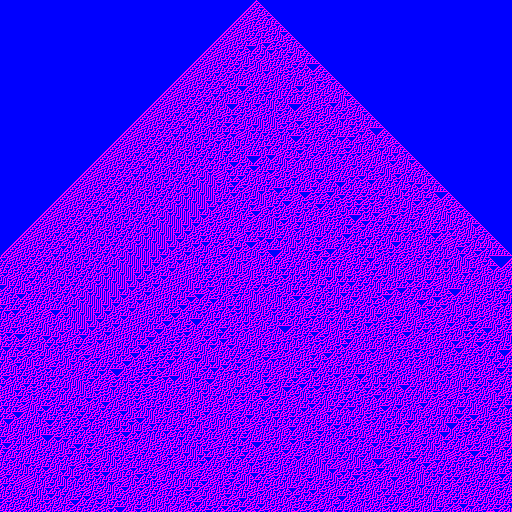
#> input picture quantum-image-gen/quantum_test.png, 512 x 512 px, given as the content of the folder ers/Administrator/Datasets/utopian_clean_city/quantum images, which was not available
$ python learn_julia.py
#> lines starting #> are read from the running program, lines starting #| are printed output that depends on the picture; pictures that were not available may be replaced by others from this repository, and a replacement may not be noted
import os
import glob
import numpy as np
from PIL import Image
import json
import math

def calculate_features(img_path):
    try:
        img = Image.open(img_path).convert('L')
        arr = np.array(img)
        # 1. Brightness
        brightness = np.mean(arr) / 255.0
        # 2. Contrast
        contrast = np.std(arr) / 255.0
        # 3. Complexity (edges)
        dx = np.diff(arr, axis=1)
        dy = np.diff(arr, axis=0)
        complexity = (np.mean(np.abs(dx)) + np.mean(np.abs(dy))) / 255.0
        # 4. Symmetry (Left vs Right)
        h, w = arr.shape
        left = arr[:, :w//2]
        right = np.fliplr(arr[:, w//2 + (w%2):])
        symmetry = 1.0 - (np.mean(np.abs(left - right)) / 255.0)

        return float(brightness), float(contrast), float(complexity), float(symmetry)
    except Exception as e:
        return None

def map_to_c(features):
    b, c, comp, sym = features

    # We want C values that produce interesting Julia sets.
    # Angle based on complexity and symmetry [0, 2pi]
    angle = (comp * 20 + sym * 10) % (2 * math.pi)

    # The cardioid boundary is roughly r(a) = (1 - cos(a))/2
    r_cardioid = (1 - math.cos(angle)) / 2.0

    # We want to be *just* outside or on the boundary
    r = r_cardioid + (c * 0.2)

    # Calculate C
    c_x = r * math.cos(angle) - 0.25
    c_y = r * math.sin(angle)

    # Also derive a zoom and max_iter based on complexity
    zoom = 1.0 + (comp * 4.0)
    max_iter = int(80 + (comp * 300))

    return float(c_x), float(c_y), float(zoom), int(max_iter)

def main():
    dataset_path = "/Users/Administrator/Datasets/utopian_clean_city/quantum images"
    files = glob.glob(os.path.join(dataset_path, "*.jpeg")) + glob.glob(os.path.join(dataset_path, "*.jpg")) + glob.glob(os.path.join(dataset_path, "*.png"))

    learned_params = []

    for f in files:
        feats = calculate_features(f)
#> in calculate_features, `img = Image.open(img_path).convert('L')`:
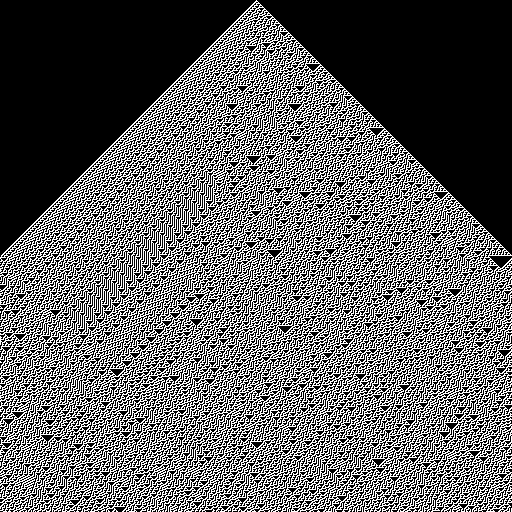
#> img: PIL image 512x512 L; values 29 (black) and 105 (white), 37.6% white in thin lines or dots
#> in calculate_features, `brightness = np.mean(arr) / 255.0`: brightness = 0.226
#> in calculate_features, `contrast = np.std(arr) / 255.0`: contrast = 0.144
#> in calculate_features, `dx = np.diff(arr, axis=1)`:
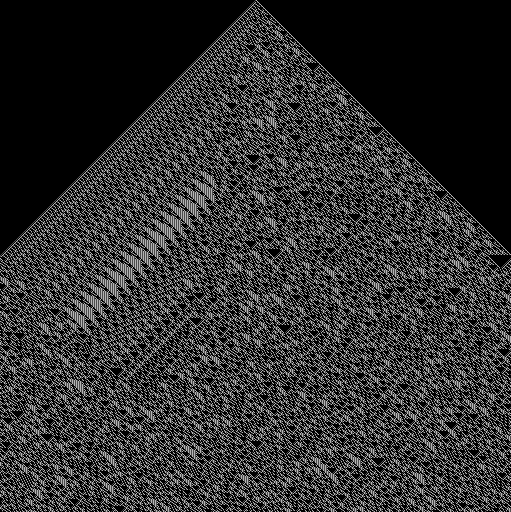
#> dx: shape (512, 511); min 0, max 180, mean 48.3
#> in calculate_features, `dy = np.diff(arr, axis=0)`:
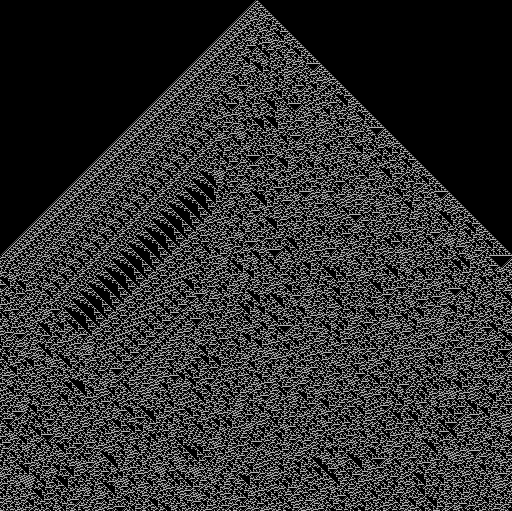
#> dy: shape (511, 512); min 0, max 180, mean 48.1
#> in calculate_features, `complexity = (np.mean(np.abs(dx)) + np.mean(np.abs(dy))) / 255.0`: complexity = 0.378
#> in calculate_features, `left = arr[:, :w//2]`:
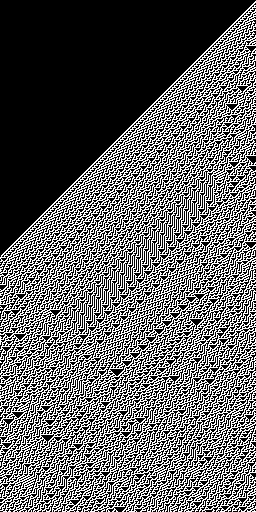
#> left: shape (512, 256); values 29 (black) and 105 (white), 37.7% white in thin lines or dots
#> in calculate_features, `right = np.fliplr(arr[:, w//2 + (w%2):])`:
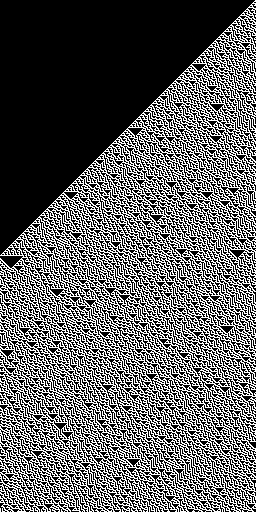
#> right: shape (512, 256); values 29 (black) and 105 (white), 37.5% white in thin lines or dots
#> in calculate_features, `symmetry = 1.0 - (np.mean(np.abs(left - right)) / 255.0)`: symmetry = 0.811
#> feats = (0.226, 0.144, 0.378, 0.811)
        if feats:
            c_x, c_y, zoom, max_iter = map_to_c(feats)
#> in map_to_c, `b, c, comp, sym = features`: b = 0.226; c = 0.144; comp = 0.378; sym = 0.811
#> in map_to_c, `angle = (comp * 20 + sym * 10) % (2 * math.pi)`: angle = 3.11
#> in map_to_c, `r_cardioid = (1 - math.cos(angle)) / 2.0`: r_cardioid = 1
#> in map_to_c, `r = r_cardioid + (c * 0.2)`: r = 1.03
#> in map_to_c, `c_x = r * math.cos(angle) - 0.25`: c_x = -1.28
#> in map_to_c, `c_y = r * math.sin(angle)`: c_y = 0.0337
#> in map_to_c, `zoom = 1.0 + (comp * 4.0)`: zoom = 2.51
#> in map_to_c, `max_iter = int(80 + (comp * 300))`: max_iter = 193
#> c_x = -1.28; c_y = 0.0337; zoom = 2.51; max_iter = 193
            learned_params.append({
                "file": os.path.basename(f),
                "c_x": c_x,
                "c_y": c_y,
                "zoom": zoom,
                "max_iter": max_iter,
                "features": {"brightness": feats[0], "contrast": feats[1], "complexity": feats[2], "symmetry": feats[3]}
            })

    with open("learned_julia_params.json", "w") as out:
        json.dump(learned_params, out, indent=2)

    print(f"Learned from {len(learned_params)} images. Saved to learned_julia_params.json")
#| Learned from 1 images. Saved to learned_julia_params.json

if __name__ == "__main__":
    main()
